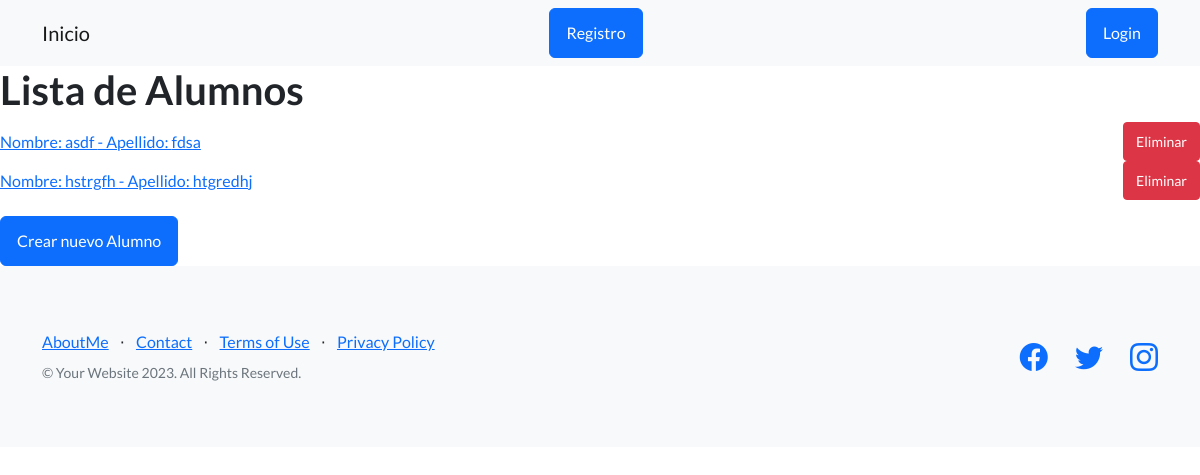
Before: /pagweb/lista_alumno/ with the older database file.
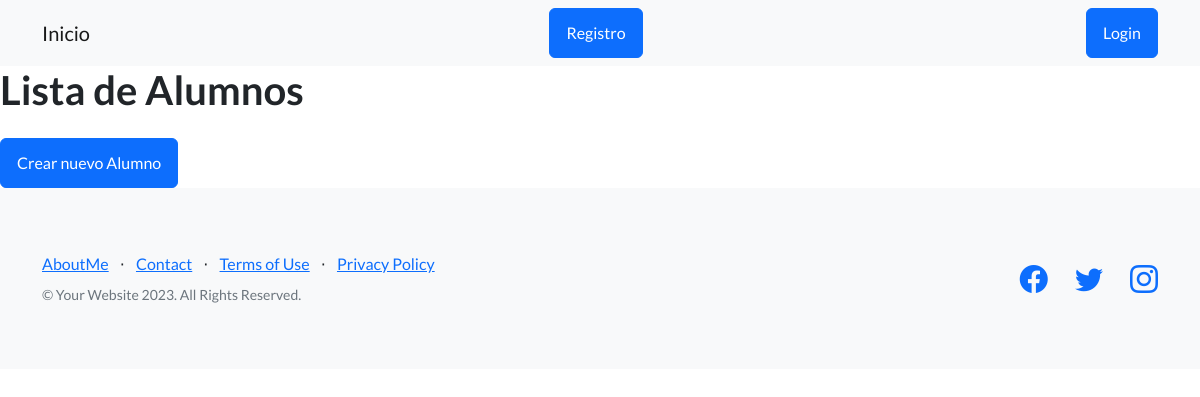
After: the same page with the newer database file.
### pagweb/models.py (models this page shows, shortened)
class Alumno(models.Model):
    nombre=models.CharField(max_length=50)
    apellido=models.CharField(max_length=50)

### pagweb/views.py (the view)
# urls.py: path('lista_alumno/', views.AlumnoListView.as_view(), name="lista_alumno"),
class AlumnoListView(ListView):
    model = Alumno
    context_object_name = "alumno"
    template_name = 'lista_alumno.html'

### pagweb/Template/lista_alumno.html (shortened to what this page needs)
{% extends 'padre.html' %}
{% load static %}
{% block titulo %}
<h1>Lista de Alumnos</h1>
{% endblock titulo %}
    {% block contenidoquecambia %}
    {% for alumno in alumno %}
        <li class="list-group-item">
            <div class="d-flex justify-content-between align-items-center">
                <a href="{% url 'pagweb:editar_alumno' alumno.pk %}">Nombre: {{alumno.nombre}} - Apellido: {{alumno.apellido}}</a>
                <div>
                    <a href="{% url 'pagweb:eliminar_alumno' alumno.pk %}" class="btn btn-danger btn-sm ml-2">Eliminar</a>
                </div>
            </div>
        </li>
    {% endfor %}
    <a href="{% url 'pagweb:alumno_form' %}" class="btn btn-primary mt-3">Crear nuevo Alumno</a>
    {% endblock contenidoquecambia %}

Changed rows visible on the page:
removed Alumno: nombre "asdf", apellido "fdsa"
removed Alumno: nombre "hstrgfh", apellido "htgredhj"
